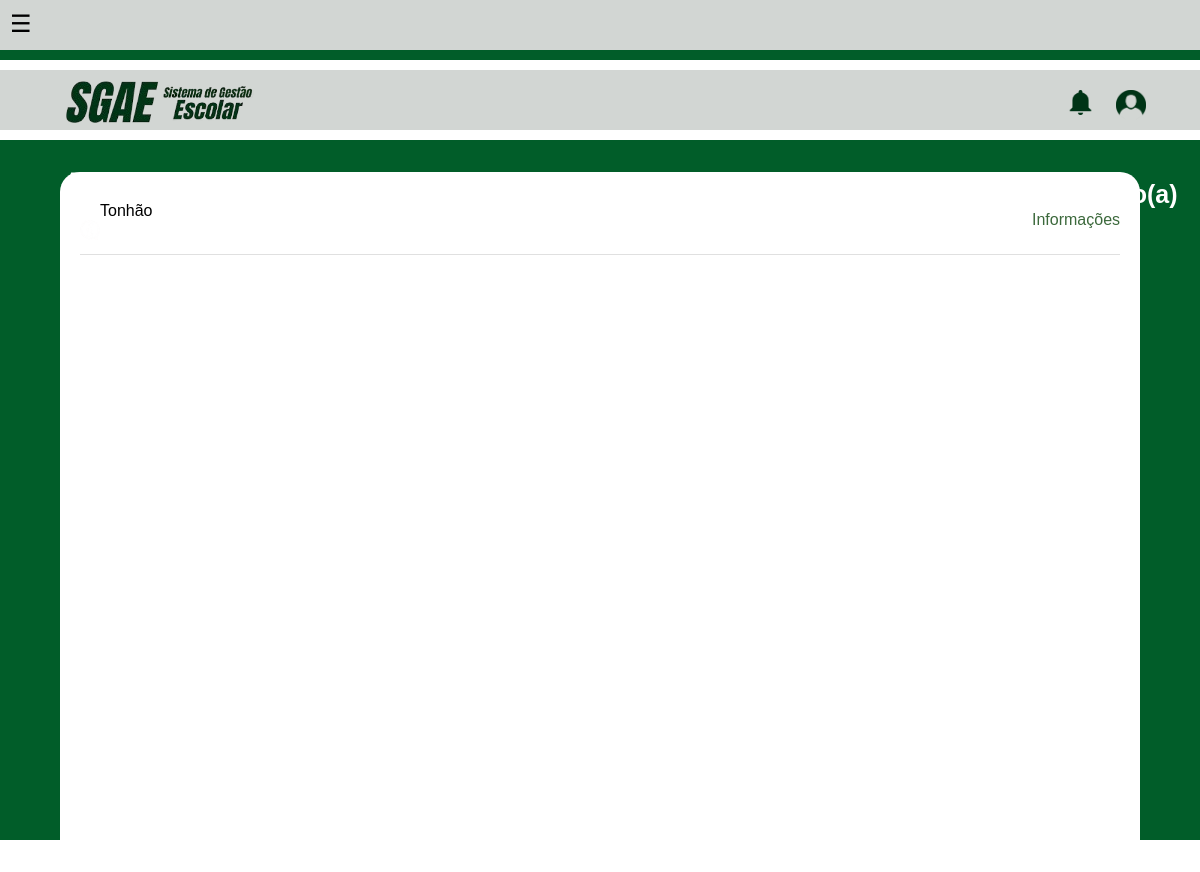
Page /PPInte/gere_alunos.php (signed in) on the earlier database version.
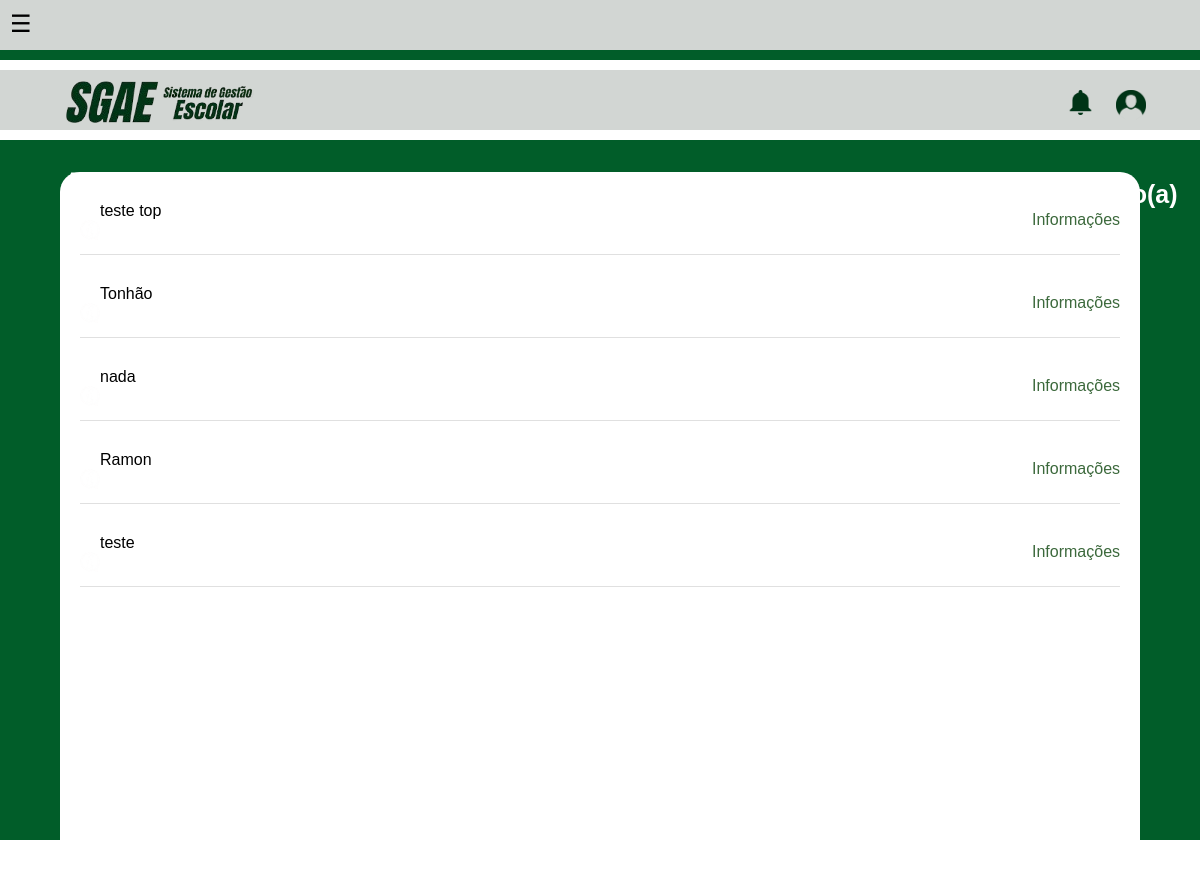
Same page on the later database version.
### tables this page shows
CREATE TABLE `professor` (
  `id_prof` int(11) NOT NULL,
  `foto` varchar(255) DEFAULT NULL
);

CREATE TABLE `usuario` (
  `cpf` char(11) NOT NULL,
  `Siape` varchar(45) NOT NULL,
  `foto` varchar(200) DEFAULT NULL,
  `id_us` int(11) NOT NULL,
  `email` varchar(45) NOT NULL,
  `nome` varchar(45) NOT NULL,
  `senha` varchar(45) NOT NULL
);

### PPInte/gere_alunos.php (the view, shortened to what this page needs)
<?php
    require('config.php');
    $sql = "select usuario.id_us, usuario.Siape, usuario.nome, professor.id_prof, usuario.foto from usuario inner join professor where usuario.id_us=professor.id_prof";
    $res = $conn->query($sql) or die($conn->error);
    $qtd = $res->num_rows;
    $Checagem = "select * from setor where id_set = '{$_SESSION['id_us']}'";
    $ConsultaC = $conn->query($Checagem);
    $qtdChecagem = $ConsultaC->num_rows;
    if ($qtdChecagem > 0) {
        ?>
            <!DOCTYPE html>
            <html lang="pt-BR">
            <head>
                <link rel="stylesheet" href="alunos.css">
            </head>
            <body>
                <div class="top-bar">
                    <div class="menu-container">
                        <div class="menu-abriricon" onclick="openMenu()">☰</div>
                    </div>
                </div>
                <div class="green-bar"></div>
                <div class="bottom-bar">
                <div class="iconeNotificacao">
                        <img src="Imagens/Notificacao.png">
                    </div>
                    <div class="iconeTitulo">
                        <img src="Imagens/Titulo.png">
                    </div>
                    <div class="iconePerfil">
                        <img src="Imagens/Perfil.png">
                    </div>
                </div>
                <div class="new-green-bar">
                    <div class="Titulo-Alunos">
                        <h1>ALUNOS</h1>
                    </div>
                </div>
                <div class="new-bottom-bar">
                    <div class="box-center">
                        <div class="InformaçõesProf";>
                            <?php
                            if($qtd > 0){
                                echo "<div class='professores-container'>";
                                while($row = $res->fetch_object()){
                                    echo "<div class='backgroundFundo1'>";
                                    echo "<p class='nome-aluno'>" . $row->nome . "</p>";
                                    echo "<div class='botaoinfo'>";
                                    echo "<a>Informações</a>";
                                    echo "</div>";
                                    echo "<div class='imagemBotao'>";
                                    echo "<img onclick=\"window.location.href='professor.php?id_prof=" . htmlspecialchars($row->id_prof, ENT_QUOTES, 'UTF-8') . "'\" src='Imagens/Informacoes.png' alt='Informações'>";
                                    echo "</div>";
                                    echo "</div>";
                                }
                                echo "</div>";
                            }
                            ?>
                        </div>
                    </div>
                </div>
            </body>
            </html>
<?php
    } else{
        print"<script>location.href='index.php'; alert('Você não tem permissão para acessar esta área do sistema')</script>";
    }
?>

### PPInte/alunos.css (style rules this page uses)
.top-bar { width: 100%; height: 50px; background-color: #d2d6d3; position: relative; }
.green-bar { width: 100%; height: 10px; background-color: #015d29; position: relative; top: 0px; }
.bottom-bar { width: 100%; height: 60px; background-color: #d2d6d3; position: relative; top: 10px; }
.new-green-bar { width: 100%; height: 100px; background-color: #015d29; position: relative; top: 20px; }
.new-bottom-bar { width: 100%; height: 75vh; background-color: #015d29; position: relative; top: 20px; }
.box-center { width: 90%; height: 700px; background-color: white; position: relative; top: 47%; left: 50%; transform: translate(-50%, -50%); border-radius: 20px; box-sizing: border-box; padding: 20px; overflow: auto; }
.Titulo-Alunos h1 { font-size: 35px; color: White; position: absolute; font-family: 'Anton'; font-style: Italic; letter-spacing: 1px; top: 0px; left: 5%; }
.iconeTitulo img { width: 250px; height: auto; position: absolute; top: 10px; left: 50px; }
.iconeNotificacao img { width: 25px; height: auto; position: absolute; top: 20px; left: 89%; }
.iconePerfil img { width: 30px; height: auto; position: absolute; top: 20px; left: 93%; }
.menu-container { position: absolute; display: inline-block; }
.menu-abriricon { font-size: 24px; cursor: pointer; position: absolute; top: 10px; left: 10px; }
.professores-container { display: flex; flex-wrap: wrap; gap: 20px; }
.backgroundFundo1 { display: table-row; width: 100%; padding: 10px 0; border-bottom: 1px solid #e0e0e0; }
.nome-aluno { display: table-cell; vertical-align: middle; padding-left: 20px; }
.botaoinfo { display: table-cell; text-align: center; vertical-align: middle; }
.imagemBotao img { width: 20px; height: auto; transition: transform 0.3s ease; cursor: pointer; text-decoration: none; }
body { margin: 0; font-family: Arial, sans-serif; }
.botaoinfo a { cursor: pointer; text-decoration: none; color: #3C693C; text-align: right; position: absolute; left: 90%; }

Differences in the rows shown:
added professor: id_prof.nome "teste top"
added professor: id_prof.nome "nada"
added professor: id_prof.nome "Ramon"
added professor: id_prof.nome "teste"
